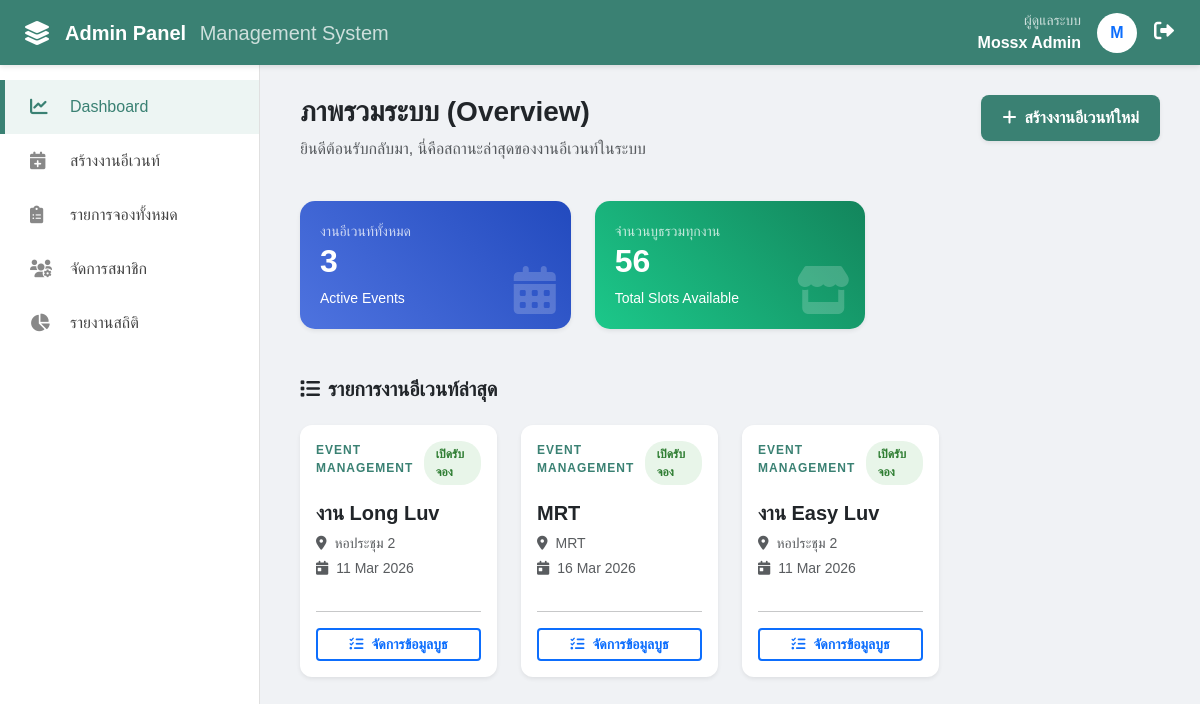
Screenshot of /Final/admin_panel.php (signed in) with the database file from the repository.
### tables this page shows
CREATE TABLE `events` (
  `id` int(11) NOT NULL,
  `event_name` varchar(255) NOT NULL,
  `event_date` date NOT NULL,
  `location` varchar(255) DEFAULT NULL,
  `created_at` timestamp NOT NULL DEFAULT current_timestamp()
);

### Final/admin_panel.php (the view, shortened to what this page needs)
<?php
include 'config.php';
$stmt = $conn->prepare("SELECT * FROM events ORDER BY id DESC");
$stmt->execute();
$events = $stmt->fetchAll();
$total_events = count($events);
$stmt_slots = $conn->query("SELECT SUM(total_slots) as total FROM booth_types");
$total_slots = $stmt_slots->fetch()['total'] ?? 0;
?>
<!DOCTYPE html>
<html lang="th">
<head>
    <link href="https://cdn.jsdelivr.net/npm/bootstrap@5.3.0/dist/css/bootstrap.min.css" rel="stylesheet">
    <link rel="stylesheet" href="https://cdnjs.cloudflare.com/ajax/libs/font-awesome/6.0.0/css/all.min.css">
</head>
<body>
<div class="top-nav justify-content-between">
    <div class="d-flex align-items-center">
        <i class="fas fa-layer-group me-3 fs-4"></i>
        <h5 class="mb-0 fw-bold">Admin Panel <span class="fw-light opacity-75 ms-2">Management System</span></h5>
    </div>
    <div class="d-flex align-items-center">
        <div class="text-end me-3 d-none d-md-block">
            <small class="d-block opacity-75">ผู้ดูแลระบบ</small>
            <span class="fw-bold"><?php echo $_SESSION['admin_name']; ?></span>
        </div>
        <div class="rounded-circle bg-white text-primary fw-bold d-flex align-items-center justify-content-center" style="width: 40px; height: 40px;">
            <?php echo mb_substr($_SESSION['admin_name'], 0, 1, 'UTF-8'); ?>
        </div>
        <a href="logout.php" class="btn btn-link text-white ms-3 p-0" title="ออกจากระบบ" onclick="return confirm('คุณต้องการออกจากระบบใช่หรือไม่?')">
            <i class="fas fa-sign-out-alt fs-5"></i>
        </a>
    </div>
</div>
<div class="sidebar">
    <ul class="sidebar-menu">
        <li class="active"><i class="fas fa-chart-line"></i> Dashboard</li>
        <li onclick="location.href='admin_create_event.php'"><i class="fas fa-calendar-plus"></i> สร้างงานอีเวนท์</li>
        <li onclick="location.href='admin_bookings.php'"><i class="fas fa-clipboard-list"></i> รายการจองทั้งหมด</li>
        <li onclick="location.href='admin_users.php'"><i class="fas fa-users-cog"></i> จัดการสมาชิก</li>
        <li onclick="location.href='admin_stats.php'"><i class="fas fa-chart-pie"></i> รายงานสถิติ</li>
    </ul>
</div>
<div class="main-content">
    <div class="row mb-4">
        <div class="col-md-6">
            <h3 class="fw-bold">ภาพรวมระบบ (Overview)</h3>
            <p class="text-muted">ยินดีต้อนรับกลับมา, นี่คือสถานะล่าสุดของงานอีเวนท์ในระบบ</p>
        </div>
        <div class="col-md-6 text-md-end">
            <a href="admin_create_event.php" class="btn btn-create shadow-sm">
                <i class="fas fa-plus me-2"></i>สร้างงานอีเวนท์ใหม่
            </a>
        </div>
    </div>
    <div class="row g-4 mb-5">
        <div class="col-md-4">
            <div class="stat-card blue shadow-sm">
                <div class="small opacity-75">งานอีเวนท์ทั้งหมด</div>
                <div class="h2 fw-bold mb-0"><?php echo number_format($total_events); ?></div>
                <div class="small mt-2">Active Events</div>
                <i class="fas fa-calendar-alt"></i>
            </div>
        </div>
        <div class="col-md-4">
            <div class="stat-card green shadow-sm">
                <div class="small opacity-75">จำนวนบูธรวมทุกงาน</div>
                <div class="h2 fw-bold mb-0"><?php echo number_format($total_slots); ?></div>
                <div class="small mt-2">Total Slots Available</div>
                <i class="fas fa-store"></i>
            </div>
        </div>
    </div>
    <div class="d-flex justify-content-between align-items-center mb-4">
        <h5 class="fw-bold mb-0"><i class="fas fa-list me-2"></i>รายการงานอีเวนท์ล่าสุด</h5>
    </div>
    <div class="row g-4">
        <?php if ($total_events > 0): ?>
            <?php foreach ($events as $event): ?>
                <div class="col-md-4 col-xl-3">
                    <div class="card event-card shadow-sm p-3">
                        <div class="d-flex justify-content-between align-items-start mb-3">
                            <span class="card-category">Event Management</span>
                            <span class="status-pill status-active">เปิดรับจอง</span>
                        </div>
                        <h5 class="fw-bold text-dark mb-2"><?php echo htmlspecialchars($event['event_name']); ?></h5>
                        <div class="text-muted small mb-3">
                            <p class="mb-1"><i class="fas fa-map-marker-alt me-2"></i><?php echo htmlspecialchars($event['location']); ?></p>
                            <p class="mb-0"><i class="fas fa-calendar-day me-2"></i><?php echo date('d M Y', strtotime($event['event_date'])); ?></p>
                        </div>
                        <hr class="my-3">
                        <div class="d-grid">
                            <a href="booth_management.php?id=<?php echo $event['id']; ?>" class="btn btn-outline-primary border-2 fw-bold btn-sm">
                                <i class="fas fa-tasks me-2"></i>จัดการข้อมูลบูธ
                            </a>
                        </div>
                    </div>
                </div>
            <?php endforeach; ?>
        <?php endif; ?>
    </div>
</div>
</body>
</html>

### Final/admin_panel.php (style rules this page uses)
:root { --su-green: #3a8173; --su-dark: #2d6358; --sidebar-width: 260px; }
body { background-color: #f0f2f5; font-family: 'Sarabun', sans-serif; }
.top-nav { background: var(--su-green); color: white; height: 65px; display: flex; align-items: center; padding: 0 25px; position: fixed; width: 100%; z-index: 1050; box-shadow: 0 2px 5px rgba(0,0,0,0.1); }
.sidebar { width: var(--sidebar-width); background: white; height: 100vh; position: fixed; top: 65px; border-right: 1px solid #e0e0e0; padding-top: 15px; z-index: 1000; }
.sidebar-menu { list-style: none; padding: 0; margin: 0; }
.sidebar-menu li { padding: 15px 25px; border-left: 5px solid transparent; transition: all 0.2s; color: #444; font-weight: 500; cursor: pointer; display: flex; align-items: center; }
.sidebar-menu li i { width: 25px; font-size: 1.1rem; margin-right: 15px; color: #888; }
.sidebar-menu li.active { background: #edf5f3; border-left-color: var(--su-green); color: var(--su-green); }
.sidebar-menu li.active i { color: var(--su-green); }
.main-content { margin-left: var(--sidebar-width); padding: 95px 40px 40px; }
.stat-card { border: none; border-radius: 15px; padding: 20px; color: white; position: relative; overflow: hidden; }
.stat-card.blue { background: linear-gradient(45deg, #4e73df, #224abe); }
.stat-card.green { background: linear-gradient(45deg, #1cc88a, #13855c); }
.stat-card i { position: absolute; right: 15px; bottom: 15px; font-size: 3rem; opacity: 0.2; }
.event-card { border: none; border-radius: 12px; transition: transform 0.2s, box-shadow 0.2s; background: white; height: 100%; }
.card-category { font-size: 0.75rem; text-transform: uppercase; letter-spacing: 1px; color: var(--su-green); font-weight: bold; }
.btn-create { background: var(--su-green); color: white; border-radius: 8px; padding: 10px 20px; font-weight: bold; text-decoration: none; transition: 0.3s; }
.status-pill { padding: 4px 12px; border-radius: 20px; font-size: 0.75rem; font-weight: bold; }
.status-active { background: #e8f5e9; color: #2e7d32; }

### rows the page displays
events: event_name "งาน Long Luv", location "หอประชุม 2", event_date "11 Mar 2026"
events: event_name "MRT", location "MRT", event_date "16 Mar 2026"
events: event_name "งาน Easy Luv", location "หอประชุม 2", event_date "11 Mar 2026"

### other values shown
$_SESSION['admin_name'] "Mossx Admin"
mb_substr($_SESSION['admin_name'], 0, 1, 'UTF-8') "M"
$total_events "3"
$total_slots "56"
